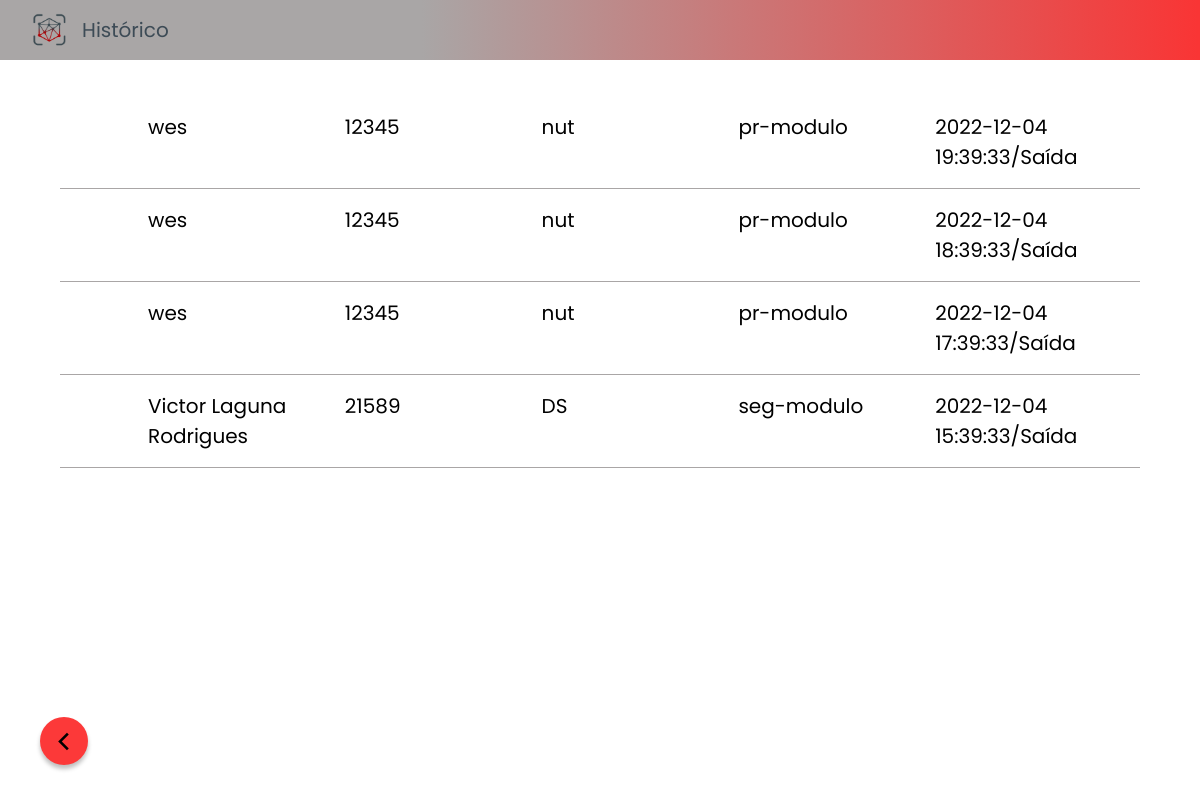
/view/registro.php (signed in), run on the app's committed database.
### tables this page shows
create table registro (
    rm int not null,
    entradaSaida datetime not null,
    foreign key(rm) references CadastroAluno(rm)
);

create table CadastroAluno(
    nome varchar(140) not null,
    rm int(5) not null primary key check (rm > 0 and rm <= 99999 ),
    email varchar(100) not null unique key,
    curso varchar(7) not null,
    periodo varchar(10) not null,
    status varchar(10) not null default 'Ativo'
);

### model/DAO/RegistroDAO.php (called while the page is built, shortened)
<?php
class RegistroDAO{
    function pegarTodosRegistros(){
        $pdo = conectar();
        $resul = $pdo->query("select cadastroaluno.nome, cadastroaluno.rm, cadastroaluno.curso, cadastroaluno.periodo, registro.entradaSaida from CadastroAluno inner join registro on cadastroaluno.rm = registro.rm order by registro.entradaSaida Desc limit 500 ;");
        return ($resul);
    }
}

### model/Registros.php (called while the page is built)
<?php
include_once('DAO/RegistroDAO.php');
class Registro {
    function pegarTodosRegistros(){
        $registroDAO = new RegistroDAO();
        $res = $registroDAO->pegarTodosRegistros();
        return $res;
    }
}

### controller/RegistroController.php (the view)
<?php
    include('../model/Registros.php');
    class RegistroController {
        function pegarTodosRegistros(){
            $registro = new Registro();
            return $registro->pegarTodosRegistros();
        }
        function lista(){
            $lista = $this->pegarTodosRegistros();
            $a = $lista ->fetchAll();
            foreach($a as $itens){
                echo
                '<li class="registro">
                    <div class="nome">'. $itens[0] .'</div>
                    <div class="rm">'. $itens[1] .'</div>
                    <div class="periodo">'. $itens[2] .'</div>
                    <div class="curso">'. $itens[3] .'</div>
                    <div class="entradaSaida">'. $itens[4] .'/Saída</div>
                </li>';
            }
        }
    }

### view/registro.php (shortened to what this page needs)
<?php
    include ('../Controller/RegistroController.php');
    $registroController = new RegistroController();
?>
<!DOCTYPE html>
<html lang="en">
<head>
    <link rel="stylesheet" href="../assets/css/variaveis.css">
    <link rel="stylesheet" href="../assets/css/corpo.css">
    <link rel="stylesheet" href="../assets/css/header-cadastro.css">
    <link rel="stylesheet" href="../assets/css/historico.css">
    <link rel="stylesheet" href="../assets/fontes/PTSans-Regular.ttf">
</head>
<body>
    <header class="header-cadastro">
        <img src="../assets/imagens/logo_icon.png" alt="Logo Sistema Face ID" class="header-cadastro__image">
        <h1 class="header__title">Histórico</h1>
    </header>
    <main id="registroMain">
        <ol id="historico">
            <?php
                $registroController ->lista();
            ?>
        </ol>
    </main>
    <a href="faceid.php" target="_self">
        <button class="voltar">
            <span id="voltarIcon" class="material-symbols-outlined">
            </span>
        </button>
    </a>
</body>
</html>

### assets/css/variaveis.css (style rules this page uses)
:root { --cor-fundo:#D6D4E2; --vermelho:#F93535; --cor-botao-escuro:#3D4B56; --cor-fundo-icons:#A9A6A6; --cor-fundo-container:#7A7A7A; --fonte:'Poppins', sans-serif; }

### assets/css/corpo.css (style rules this page uses)
* { padding: 0; margin: 0; text-decoration: none; outline: 0; border: none; box-sizing: border-box; font-family: var(--fonte); }
body { height: 100vh; }

### assets/css/header-cadastro.css (style rules this page uses)
.header-cadastro { background: linear-gradient(269.56deg, #F93535 0.25%, #A9A6A6 64.85%); width: 100%; height: 60px; position: relative; margin-bottom: 1rem; display: flex; align-items: center; padding: 0 2rem; gap: 1rem; }
.header-cadastro__image { width: 3%; }
.header__title { font-size: 20px; font-family: var(--fonte); font-weight: 400; color: var(--cor-botao-escuro); }

### assets/css/historico.css (style rules this page uses)
body { overflow-x: hidden; }
#registroMain { margin: 20px auto; width: 90vw; }
#historico { display: flex; flex-direction: column ; justify-content: center; padding:1rem 0; }
.registro { list-style: none; display: grid; grid-template-columns: repeat(5, 20%); gap: 0 1rem; border-bottom: 1px solid #A9A6A6; padding: 1rem 5.5rem; font-family: 'PT Sans', sans-serif; font-weight: 400; font-size: 20px ; }
.voltar { display: flex; align-items: center; justify-content: center; border-radius: 50%; background-color: rgb(252, 57, 57); box-shadow: 0px 4px 4px 0px #00000040; height: 48px; width: 48px; border-radius: 50%; transition: .4s all; position: fixed; bottom: 35px; left: 40px; }
#voltarIcon { font-size: 35px; }

### data on the page
registro: rm.nome "wes", rm.rm "12345", rm.curso "nut", rm.periodo "pr-modulo", entradaSaida "2022-12-04 19:39:33"
registro: rm.nome "wes", rm.rm "12345", rm.curso "nut", rm.periodo "pr-modulo", entradaSaida "2022-12-04 18:39:33"
registro: rm.nome "wes", rm.rm "12345", rm.curso "nut", rm.periodo "pr-modulo", entradaSaida "2022-12-04 17:39:33"
registro: rm.nome "Victor Laguna Rodrigues", rm.rm "21589", rm.curso "DS", rm.periodo "seg-modulo", entradaSaida "2022-12-04 15:39:33"
